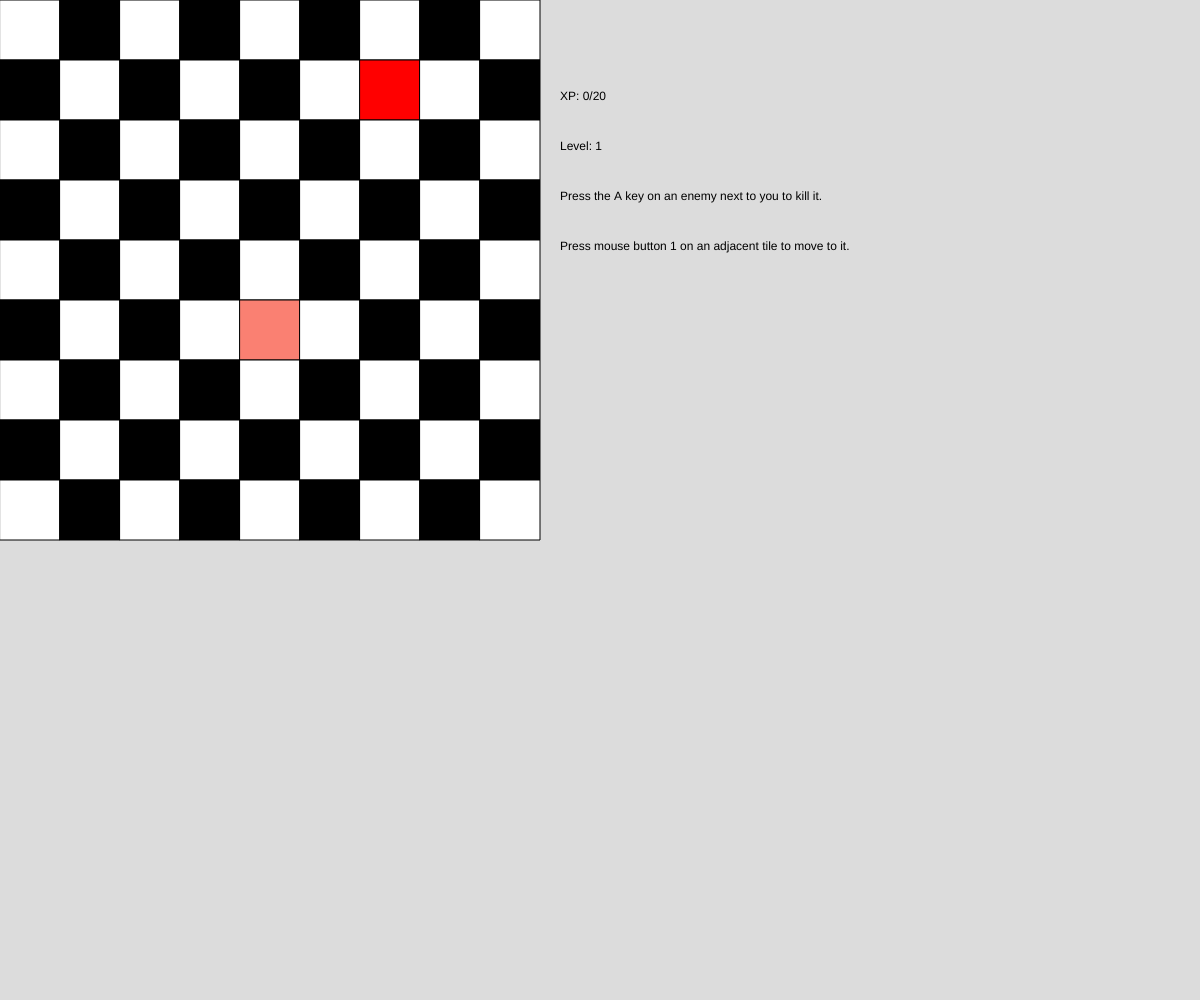
Frame 1 (no input)
Frame 60 (no input): identical to frame 1, image omitted
Frame 120 (the mouse pressed at the canvas centre since frame 60): identical to frame 1, image omitted

The p5.js sketch that drew this single still picture (run headless with seeded random() and noise() and a simulated clock; from frame 60 on, the mouse is pressed at the canvas centre):

// p5.js sketch
// ── sketch.js
// SWAGALICOUS GRID GAME 
// Riley Sane
// Friday, nov 15th, 2024 
//
// Extra for Experts:
// made a competent AI for the enemies
// Chase sucks at this game

let level = 1;
let scoreNeeded = 20;
let score = 0;
const CELL_SIZE = 60;
let boardSize = 9;
let tileIsBlack = true;
let grid;
const BLACK = 1;
const WHITE = 0;
const PLAYER = 2;
const ENEMY = 3;
let thePlayer = {
  x: 4,
  y: 5,
};
let playersTurn = true;
let enemies = [];
let gameState = false;

function setup() {
  createCanvas(windowWidth, windowHeight);
  grid = genBoard(boardSize, boardSize);
  grid[thePlayer.y][thePlayer.x] = PLAYER;
  genEnemies();
}

function draw() {
  if (!isGameOver()) {
    background(220);
    displayBoard();
    enemyMove();
    levelUp();
    respawnEnemies();
    drawText();
  }
  else {
    endScreen();
  }
}

// increases the level aka amount of enemies and the xp needed to level up
function levelUp() {
  if (score >= scoreNeeded) {
    score += 10;
    level++;
    scoreNeeded = scoreNeeded * (enemies.length + 1);
  }
}


function drawText() {
  fill("black");
  text ("XP: " + score + "/" + scoreNeeded, 560, 100);
  text ("Level: " + level, 560, 150);
  text ("Press the A key on an enemy next to you to kill it.", 560, 200);
  text ("Press mouse button 1 on an adjacent tile to move to it.", 560, 250);
}

// respawns the enemies if there are none left
function respawnEnemies() {
  if (enemies.length === 0) {
    genEnemies();
  }
}

// moves the player when they click on any adjacent tiles
function mousePressed() {
  if (playersTurn) {
    let xPos = Math.floor(mouseX/CELL_SIZE);
    let yPos = Math.floor(mouseY/CELL_SIZE);
    let oldX = thePlayer.x;
    let oldY = thePlayer.y;

    for (let i = -1; i <= 1; i++) {
      for (let j = -1; j <= 1; j++) {
        if (yPos === thePlayer.y + i && xPos === thePlayer.x + j && (xPos !== thePlayer.x || yPos !== thePlayer.y) && xPos < 9 && yPos < 9) {
          thePlayer.x = xPos;
          thePlayer.y = yPos;
          
          // checks if the tile that is being left should be black or white
          if (oldX % 2 === oldY % 2) {
            grid[oldY][oldX] = WHITE;
          }
          else {
            grid[oldY][oldX] = BLACK;
          }
          grid[thePlayer.y][thePlayer.x] = PLAYER;
          playersTurn = false;
        }
      }
    }
  }
}

// killas an enemy in a adjacent tile if you hover over it with the mouse and press the A key
function keyPressed() {
  if (key === "a") {
    let xPos = Math.floor(mouseX/CELL_SIZE);
    let yPos = Math.floor(mouseY/CELL_SIZE);
    for (let i = -1; i <= 1; i++) {
      for (let j = -1; j <= 1; j++) {
        if (yPos === thePlayer.y + i && xPos === thePlayer.x + j && (xPos !== thePlayer.x || yPos !== thePlayer.y) && xPos < 9 && yPos < 9) {
          if (xPos % 2 === yPos % 2) {
            grid[yPos][xPos] = WHITE;
          }
          else {
            grid[yPos][xPos] = BLACK;
          }
        }
      }
      for (let enemy of enemies) {
        if (dist(enemy.x, enemy.y, xPos, yPos) === 0)  {
          let theIndex = enemies.indexOf(enemy);
          enemies.splice(theIndex, 1);
          score += 10;
          playersTurn = false;
        }
      }
    }
  }

}

// displays the end screen if you die
function endScreen() {
  fill("white");
  square(0, 0, CELL_SIZE*boardSize);
  fill("red");
  text("refresh to restart", 240, 240);
}

// checks if an enemy collides with the player, if so end the game
function isGameOver() {
  for (let enemy of enemies) {
    if (enemy.x === thePlayer.x && enemy.y === thePlayer.y) {
      return true;
    }
  }
  return false;
}

// displays the board, player, and enemies according to the grid
function displayBoard() {
  for (let y = 0; y < boardSize; y++) {
    for (let x = 0; x < boardSize; x++) {
      if (grid[y][x] === BLACK) {
        fill("black");
      }
      else if (grid[y][x] === WHITE) {
        fill("white");
      }
      else if (grid[y][x] === PLAYER) {
        fill("salmon");
      }
      else if (grid[y][x] === ENEMY) {
        fill("red");
      }
      square(x * CELL_SIZE, y * CELL_SIZE, CELL_SIZE);
    }
  }
}

// creates the checkerboard
function genBoard(cols, rows) {
  let newGrid = [];
  for (let y = 0; y < cols; y++) {
    newGrid.push([]);
    for (let x = 0; x < rows; x++) {
      tileIsBlack = !tileIsBlack;
      if (tileIsBlack) {
        newGrid[y].push(1);
      }
      else {
        newGrid[y].push(0);
      }
    }
  }
  return newGrid;
}

// generates enemies (amount is equal to the level) with  random X and Y values
function genEnemies() {
  for (let l = 0; l < level; l++) {
    let randX = genRandPos();
    let randY = genRandPos();
    if (randX === thePlayer.x && randY === thePlayer.y) {
      randX = genRandPos();
      randY = genRandPos();
    }
    grid[randY][randX] = ENEMY;
    let someEnemy = {
      x: randX,
      y: randY,
    };
    enemies.push(someEnemy);
  }
}

// chooses a random positon in the grid for the generation of the enemies
function genRandPos() {
  let randPos = Math.floor(random(9));
  return randPos;
}

// moves the enemies towards the player in the most optimal way
function enemyMove() {
  if (playersTurn === false) {
    for (let enemy of enemies) {
      let enemyOldX = enemy.x;
      let enemyOldY = enemy.y;

      if (thePlayer.x - enemy.x < 0) {
        enemy.x -= 1;
      }
      else if (thePlayer.x - enemy.x > 0) {
        enemy.x += 1;
      }
      if (thePlayer.y - enemy.y < 0) {
        enemy.y -= 1;
      }
      else if (thePlayer.y - enemy.y > 0) {
        enemy.y += 1;
      }

      if (enemyOldX % 2 === enemyOldY % 2) {
        grid[enemyOldY][enemyOldX] = WHITE;
      }
      else {
        grid[enemyOldY][enemyOldX] = BLACK;
      }
      
      grid[enemy.y][enemy.x] = ENEMY;

    }
    playersTurn = true;
  }
}
